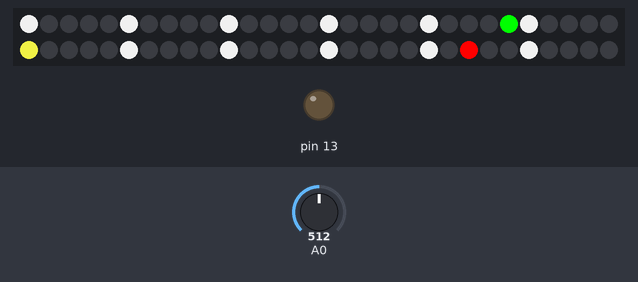
Bench run of a sketch on a simulated Arduino Uno, built with avr-gcc and run on an emulated ATmega328P. Parts: 60 RGB LEDs in strip order, left to right, continuing on the next row, output pins drawn as LEDs (lit = HIGH). The test bench sets the inputs (shaded band); at power-on: A0 = 512. Dim RGB values are drawn brighter than linear; the local clock reads 2024-03-15 10:24:30 at power-on unless the sketch sets it; what the sketch prints to the serial monitor is not drawn.

Above: at 1.2 s.
1.3 s: A0 set to 810
At 2.87 s:
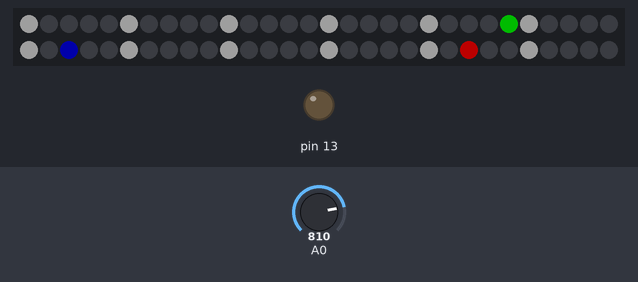
3.0 s: A0 set to 790
At 4.38 s:
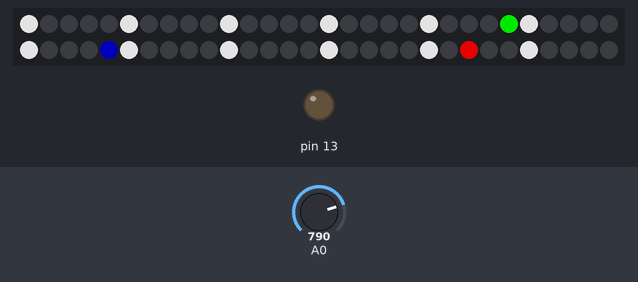
4.5 s: A0 set to 900
At 5.58 s:
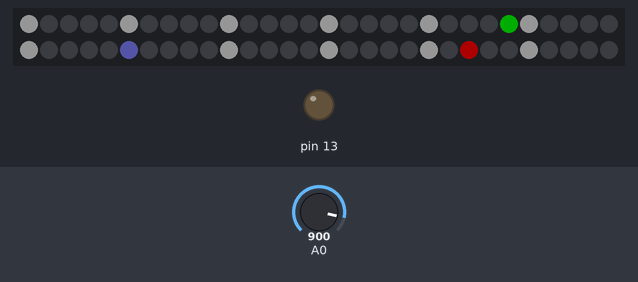
6.9 s: A0 set to 145
At 15.56 s:
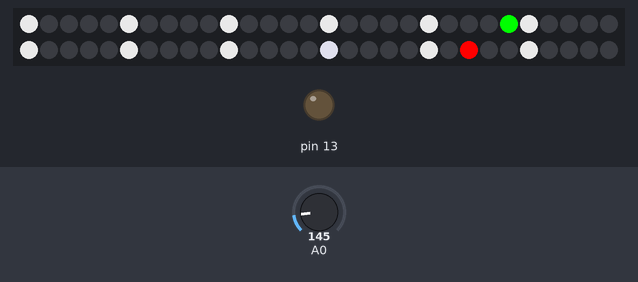

The sketch:

sketch_apr15a.ino
```cpp
#include <Wire.h>
#include <Time.h>
#include <DS1307RTC.h>

#include <TimerOne.h>


#include "FastLED.h"
#define LED_PIN     9
#define COLOR_ORDER GRB
#define CHIPSET     WS2811
#define NUM_LEDS    60

float brightness = 255;
#define sampletime 10
float kp = 0.01;
float kd = 0.01;
float speed;
float val;
unsigned long control_second_color_interrupt_;
byte control_white_light_changing = 200;
#define FRAMES_PER_SECOND 60
#define color_second Blue
#define color_minute Green
#define color_hour Red
byte color_second_R = 0;
byte color_second_G = 0;
byte color_second_B = 255;
byte color_minute_R = 0;
byte color_minute_G = 255;
byte color_minute_B = 0;
byte color_hour_R = 255;
byte color_hour_G = 0;
byte color_hour_B = 0;
byte state_second = 255;
byte last_state_second, state_minute, last_state_minute, state_hour, last_state_hour;
//bool color_control_second;
int returner = 1;
int control_second_color;
int light_resistor;

int white_color_data;
int returner_white = 1;
int control_white_timer_inside;
int control_white_color;


CRGB leds[NUM_LEDS];

byte hour_;
byte minute_;
byte second_;
byte inside_hour;

bool error_sens = LOW;


unsigned long timer1, timer3;
float timer2;
bool reset_led[1];
unsigned int looping_error_time;

void setup() {

  FastLED.addLeds<CHIPSET, LED_PIN, COLOR_ORDER>(leds, NUM_LEDS).setCorrection( TypicalLEDStrip );
  FastLED.setBrightness( brightness );

  Timer1.initialize(2000);             // 5000us = 5ms
  Timer1.attachInterrupt(control_second_color_interrupt);

  Serial.begin(115200);
  pinMode(13,OUTPUT);
  pinMode(A0,INPUT_PULLUP);

}

void loop() {
 /* if(millis() - timer3 >= 500){
  light_resistor = analogRead(A0);
  if(light_resistor >= 400) light_resistor = 400;
  if(light_resistor <= 150) light_resistor = 150;

  brightness = map(light_resistor, 255, 10, 400, 150);
  FastLED.setBrightness(brightness);
  timer3 = millis();
}*/

  control_brightness();


  state_second = second_;
      if(state_second != last_state_second){
      color_control_second_resetor();
      last_state_second = state_second;
    }


  tmElements_t tm;
  if(reset_led[0] == LOW){ for(byte i = 0 ; i <= 60 ; i++){leds[i] = CRGB(0, 0, 0);} reset_led[0] = HIGH;}


  if (RTC.read(tm)) {
    error_sens = LOW;
    hour_ = tm.Hour;
    minute_ = tm.Minute;
    second_ = tm.Second;
    /*Serial.print("   ");
    print2digits(tm.Hour);
    Serial.write(':');
    print2digits(tm.Minute);
    Serial.write(':');
    print2digits(tm.Second);
    Serial.print(", Date (D/M/Y) = ");
    Serial.print(tm.Day);
    Serial.write('/');
    Serial.print(tm.Month);
    Serial.write('/');
    Serial.print(tmYearToCalendar(tm.Year));
    Serial.print("  white_color_data   ");
    Serial.print(white_color_data);
    Serial.print(" returner_white  ");
    Serial.print(returner_white);
    Serial.print("  light_resistor   ");
    Serial.print(val);
    Serial.print("  speed   ");
    Serial.print(speed);
    Serial.print("         color_second_B:");
    Serial.println(color_second_B);*/


  }
  else {
    error_sens = HIGH;
    Serial.println(error_sens);
    if (RTC.chipPresent()) {
      Serial.println("The DS1307 is stopped.  Please run the SetTime");
      Serial.println("example to initialize the time and begin running.");
      Serial.println();
    } else {
      Serial.println("DS1307 read error!  Please check the circuitry.");
      Serial.println();
    }

  }

  if(error_sens == LOW) control_led();
  else error_control_led();
}


void control_white_color_interrupt(){
  /*if(control_white_light_changing <= 255) for(control_white_light_changing = 200 ; control_white_light_changing <= 255 ; control_white_light_changing ++){}
  else
  */
  /*byte color_white_inside;
  //if(millis() - timer2 >= 100){
  for(int i = 0 ; i <= 100 ; i++){
    if(i == 0) returner_white *= -1;
    if(returner_white == -1) color_white_inside = 255;
    if(returner_white == 1) color_white_inside = 155;
    white_color_data = color_white_inside + (i * returner_white);
    Serial.print("   ");
    Serial.print(returner_white);
    Serial.print("   ");
    Serial.println(white_color_data);*/
 // }
  //timer2 = millis();}


}

void control_brightness(){
  if(millis() - timer3 >= sampletime){
    FastLED.setBrightness(brightness);
  val = analogRead(A0);
  speed = (abs(val - 661.5) * kp + abs(val - 661.5) * kd / sampletime );

  if(val > 800) brightness -= speed;
  else if(val < 800) brightness += speed;
  if(brightness >= 255) brightness = 255;
  if(brightness <= 50) brightness = 50;

  timer3 = millis();
}
}

void color_control_second_resetor(){
  returner = 1;
  control_second_color = 0;
}

void control_second_color_interrupt(){
   byte color_second_B_inside;
   control_second_color ++;
   if(control_second_color >= 255) {
     returner *= -1;
     control_second_color = 0;
   }
   if(control_second_color == 255 && returner == -1) color_second_B_inside = 255;
   if(color_second_B >= 10) color_second_B = color_second_B_inside + control_second_color * returner;
   else color_second_B = 10;

   //control_white_timer_inside ++;

}

void control_led(){


  if(millis() - timer2 >= 6.1803){
   //if(control_second_color >= 255) {


      byte color_white_inside;
 //for(byte control_second_color = 0 ; control_second_color <= 100 ; control_second_color++){
    if(control_white_color < 155) control_white_color++;
    else control_white_color = 0;
    if(control_white_color == 0) returner_white *= -1;
    if(returner_white == -1) color_white_inside = 255;
    if(returner_white == 1) color_white_inside = 100;
    white_color_data = color_white_inside + (control_white_color * returner_white);
        Serial.print("   ");
    Serial.print(returner_white);
    Serial.print("   ");
    Serial.println(white_color_data);
 // }
      control_white_timer_inside = 0;
      timer2 = millis();
   }


  for(byte white_show = 0 ; white_show <= 55 ; white_show +=5){
    leds[white_show] = CRGB(white_color_data, white_color_data, white_color_data);
  }
    //second led control BEGIN
    leds[second_] = CRGB(color_second_R, color_second_G, color_second_B);
    if(second_ == 0 && minute_ == 59) leds[59] = CRGB(color_minute_R, color_minute_G, color_minute_B);
    else{if(second_ == 0 && inside_hour == 59) leds[59] = CRGB(color_hour_R, color_hour_G, color_hour_B);
    else{ if(second_ == 0) leds[59] = CRGB(0, 0, 0);
    else{
    if(second_ - 1 == minute_) leds[second_ - 1] = CRGB(color_minute_R, color_minute_G, color_minute_B);
    else{
    if(second_ - 1 == inside_hour) leds[second_ - 1] = CRGB(color_hour_R, color_hour_G, color_hour_B);
    else{
    if(second_ - 1  ==  5 || second_ - 1  ==  10 || second_ - 1  ==  15 || second_ - 1  ==  20 || second_ - 1  ==  25 || second_ - 1  ==  30 || second_ - 1  ==  35 || second_ - 1  ==  40 || second_ - 1  ==  45 || second_ - 1  ==  50 || second_ - 1  ==  55 || second_ - 1  ==  0){
    leds[second_ - 1] = CRGB(white_color_data, white_color_data, white_color_data);
   }
   else{leds[second_ - 1] = CRGB(0, 0, 0);}
}
}
}
}
}
    //second led control END

    //miniute led control BEGIN
    leds[minute_] = CRGB(color_minute_R, color_minute_G, color_minute_B);
    if(minute_ == 0 && second_ == 59) leds[59] = CRGB(color_second_R, color_second_G, color_second_B);
    else{if(minute_ == 0 && inside_hour == 59) leds[59] = CRGB(color_hour_R, color_hour_G, color_hour_B);
    else{
    if(minute_ == 0) leds[59] = CRGB(0, 0, 0);
    else{
    if(minute_ - 1 == second_)leds[minute_ - 1] = CRGB(color_second_R, color_second_G, color_second_B);
    else{
    if(minute_ - 1 == inside_hour) leds[minute_ - 1] = CRGB(color_hour_R, color_hour_G, color_hour_B);
    else{
    if(minute_ - 1  ==  5 || minute_ - 1  ==  10 || minute_ - 1  ==  15 || minute_ - 1  ==  20 || minute_ - 1  ==  25 || minute_ - 1  ==  30 || minute_ - 1  ==  35 || minute_ - 1  ==  40 || minute_ - 1  ==  45 || minute_ - 1  ==  50 || minute_ - 1  ==  55 || minute_ - 1  ==  0){
    leds[minute_ - 1] = CRGB(white_color_data, white_color_data, white_color_data);
   }
   else{leds[minute_ - 1] = CRGB(0, 0, 0);}
}
}
}
}
}
    //minute led contrl END

    //hour led control BEGIN
    if(hour_ >= 12) hour_ -= 12;
    inside_hour = hour_ * 5 + minute_ / 12;

    leds[inside_hour] = CRGB(color_hour_R, color_hour_G, color_hour_B);

    if(inside_hour == 0 && second_ == 59) leds[59] = CRGB(color_second_R, color_second_G, color_second_B);
    else{if(inside_hour == 0 && minute_ == 59) leds[59] = CRGB(color_minute_R, color_minute_G, color_minute_B);
    else{
    if(inside_hour == 0) leds[59] = CRGB(0, 0, 0);
    else{
    if(inside_hour - 1 == second_)leds[inside_hour - 1] = CRGB(color_second_R, color_second_G, color_second_B);
    else{
    if(inside_hour - 1 == minute_) leds[inside_hour - 1] = CRGB(color_minute_R, color_minute_G, color_minute_B);
    else{
    if(inside_hour - 1  ==  5 || inside_hour - 1  ==  10 || inside_hour - 1  ==  15 || inside_hour - 1  ==  20 || inside_hour - 1  ==  25 || inside_hour - 1  ==  30 || inside_hour - 1  ==  35 || inside_hour - 1  ==  40 || inside_hour - 1  ==  45 || inside_hour - 1  ==  50 || inside_hour - 1  ==  55 || inside_hour - 1  ==  0){
    leds[inside_hour - 1] = CRGB(white_color_data, white_color_data, white_color_data);
   }
   else{leds[inside_hour - 1] = CRGB(0, 0, 0);}
}
}
}
}
}


    //hour led control END

    //cover led control BEGIN
    if(color_second_B == 255){
    if(second_ == minute_){
      leds[second_] = CRGB(color_second_R, color_second_G, color_second_B);
    }
    if(second_ == inside_hour){
      leds[second_] = CRGB(color_second_R, color_second_G, color_second_B);
    }
    if(minute_ == inside_hour){
      leds[minute_] = CRGB(color_minute_R, color_minute_G, color_minute_B);
    }
    if(second_ == minute_ && second_ == hour_){
        leds[second_] = CRGB(color_second_R, color_second_G, color_second_B);
    }
  }
  else{
    if(second_ == minute_){
      leds[second_] = CRGB(color_second_R, color_minute_G, color_second_B);
    }
    if(second_ == inside_hour){
      leds[second_] = CRGB(color_hour_R, color_second_G, color_second_B);
    }
    if(minute_ == inside_hour){
      leds[minute_] = CRGB(color_hour_R, color_minute_G, color_minute_B);
    }
    if(second_ == minute_ && second_ == hour_){
        leds[second_] = CRGB(color_hour_R, color_minute_G, color_second_B);
    }
    for(byte i = 0 ; i <= 55 ; i +=5){
      if(second_ == i){
        if(second_ == minute_) leds[second_] = CRGB(color_second_R, color_minute_G, color_second_B);
        else if(second_ == inside_hour) leds[second_] = CRGB(color_hour_R, color_second_G, color_second_B);
        else if(second_ == minute_ && second_ == inside_hour) leds[second_] = CRGB(color_hour_R, color_minute_G, color_second_B);
        else leds[second_] = CRGB(white_color_data, white_color_data, color_second_B);
      }
    }
  }
    //cover led control END


  FastLED.show();
}

void error_control_led(){
  reset_led[0] = LOW;

    if(millis() - timer1 >= looping_error_time){
      for(byte i = 0 ; i <= 60 ; i++){
      for(byte x = 0 ; x <= 100 ; x++){
        for(byte y = 0 ; y <= 5 ; x++){
      leds[i] = CRGB(255, 0, 0);
      leds[i + y] = CRGB(255 + x, 0, 0);
      leds[i - y] = CRGB(255 - x, 0, 0);
      FastLED.show();
      for(looping_error_time = 0 ; looping_error_time <= 30000 ; looping_error_time += 1){}
      for(byte position = 0 ; position <= 60 ; position ++){
        leds[position] = CRGB(0, 255, 0);
        FastLED.show();
      }
      FastLED.show();

    }
  }
}

  }

}


void print2digits(int number) {
  if (number >= 0 && number < 10) {
    Serial.write('0');
  }
  Serial.print(number);
}
```
